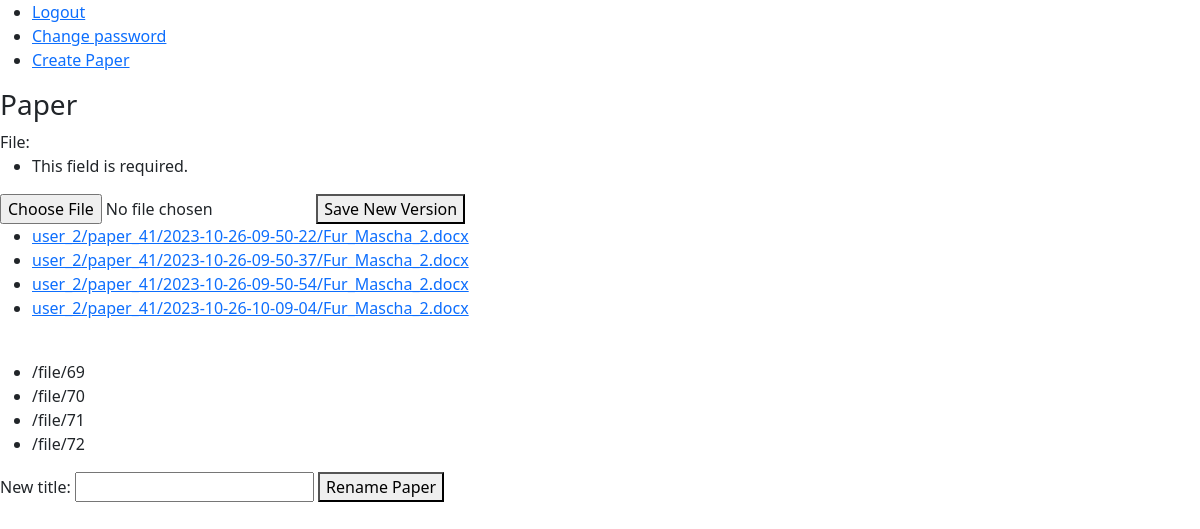
/paper_space/41 (signed in), run on the app's committed database.
### paper_work/models.py (models this page shows, shortened)
class Paper(models.Model):
    user = models.ForeignKey(User, on_delete=models.CASCADE)
    title = models.CharField(max_length=50, unique=True)

class PaperVersion(models.Model):
    user = models.ForeignKey(User, on_delete=models.CASCADE)
    paper = models.ForeignKey(Paper, on_delete=models.CASCADE)
    file = models.FileField(upload_to=user_directory_path)
    saving_date = models.DateTimeField(auto_now_add=True)

### paper_work/views.py (the view, shortened to what this page needs)
# urls.py: path("paper_space/<int:paper_id>", views.paper_space, name="paper_space"),
@login_required(redirect_field_name=None)
def paper_space(request, paper_id):
    paper = check_paper(paper_id, request.user)
    form = NewPaperVersionForm(request.POST, request.FILES or None)
    paper_versions = PaperVersion.objects.filter(user=request.user, paper=paper).order_by("saving_date")
    links = [reverse("paper_work:display_file", args=(version.pk,)) for version in paper_versions]
    return render(request, "paper_work/paper_space.html", {"form": form, "paper": paper, "paper_versions": paper_versions, "links": links, "rename_form": RenamePaperForm()})

### paper_work/forms.py
class NewPaperVersionForm(forms.Form):
    file = forms.FileField(widget=forms.FileInput(attrs={"accept": ".pdf, .doc, .docx"}))

class RenamePaperForm(forms.Form):
    new_title = forms.CharField(max_length=50)

### paper_work/verification.py (called while the page is built)
def check_paper(paper_id, user):
    try:
        paper = Paper.objects.get(pk=paper_id, user=user)
    except ObjectDoesNotExist:
        raise Http404
    else:
        return paper

### paper_work/templates/paper_work/paper_space.html (shortened to what this page needs)
{% extends "layout.html" %}
{% load static %}
{% block body %}
    <h3>{{ paper.title }}</h3>
    <form enctype="multipart/form-data" action="{% url 'paper_work:paper_space' paper.pk %}" method="post">
        {{ form }}
        <button id="change_password_button" type="submit">Save New Version</button>
    </form>
    <ul>
        {% for version in paper_versions %}
            <li>
                <a href="{% url 'paper_work:display_file' version.pk %}">{{ version.file }}</a>
            </li>
        {% endfor %}
    </ul>
    <br>
    <ul>
        {% for link in links %}
            <li>
                {{ link }}
            </li>
        {% endfor %}
    </ul>
    <form action="{% url 'paper_work:rename_paper' paper.pk %}" method="post">
        {{ rename_form }}
        <button id="change_password_button" type="submit">Rename Paper</button>
    </form>
{% endblock %}

### data on the page
Paper: title "Paper"
PaperVersion: file "user_2/paper_41/2023-10-26-09-50-22/Fur_Mascha_2.docx"
PaperVersion: file "user_2/paper_41/2023-10-26-09-50-37/Fur_Mascha_2.docx"
PaperVersion: file "user_2/paper_41/2023-10-26-09-50-54/Fur_Mascha_2.docx"
PaperVersion: file "user_2/paper_41/2023-10-26-10-09-04/Fur_Mascha_2.docx"

### other printed values
{{ link }} "/file/69" "/file/70" "/file/71" "/file/72"
